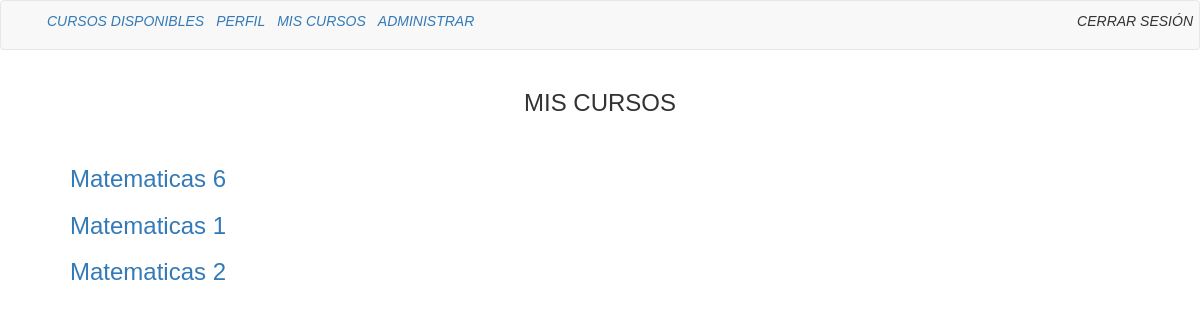
Page /contenido/courses/ (signed in) on the committed database.
### Cursos/models.py (models this page shows, shortened)
class Course(models.Model):
    titulo = models.CharField(max_length=100)
    estudiante = models.ManyToManyField(User, blank=True)
    slug = models.SlugField(null=False,default='')
    imagen = models.ImageField()
    descripcion = models.TextField(default='',max_length=300)

### Cursos/views.py (the view)
# urls.py: path('courses/', views.courses, name='courses'),
@login_required(login_url="migrantes:iniciar")
def courses(request):
  usuario = request.user
  cursos = Course.objects.filter(estudiante__exact=usuario)
  return render(request, 'Cursos/courses.html', {'cursos':cursos})

### Cursos/templates/Cursos/courses.html
{% extends 'Cursos/base.html' %}
{% block content %}
<div class="conteiner">
<h3 align="center">MIS CURSOS</h1><br>
{% for course in cursos %}
<ul><a href="{% url 'cursos:detalle' slug=course.slug %}"><h3>{{course.titulo}}</h3></a></ul>
{% endfor %}
</div>
{% endblock %}

### recursosMigrante/estilos.css (style rules this page uses)
#fondoClases { background-size: cover; background-color: white; font-family: "Helvetica"; }

### rows in the picture
Course: titulo "Matematicas 6"
Course: titulo "Matematicas 1"
Course: titulo "Matematicas 2"
